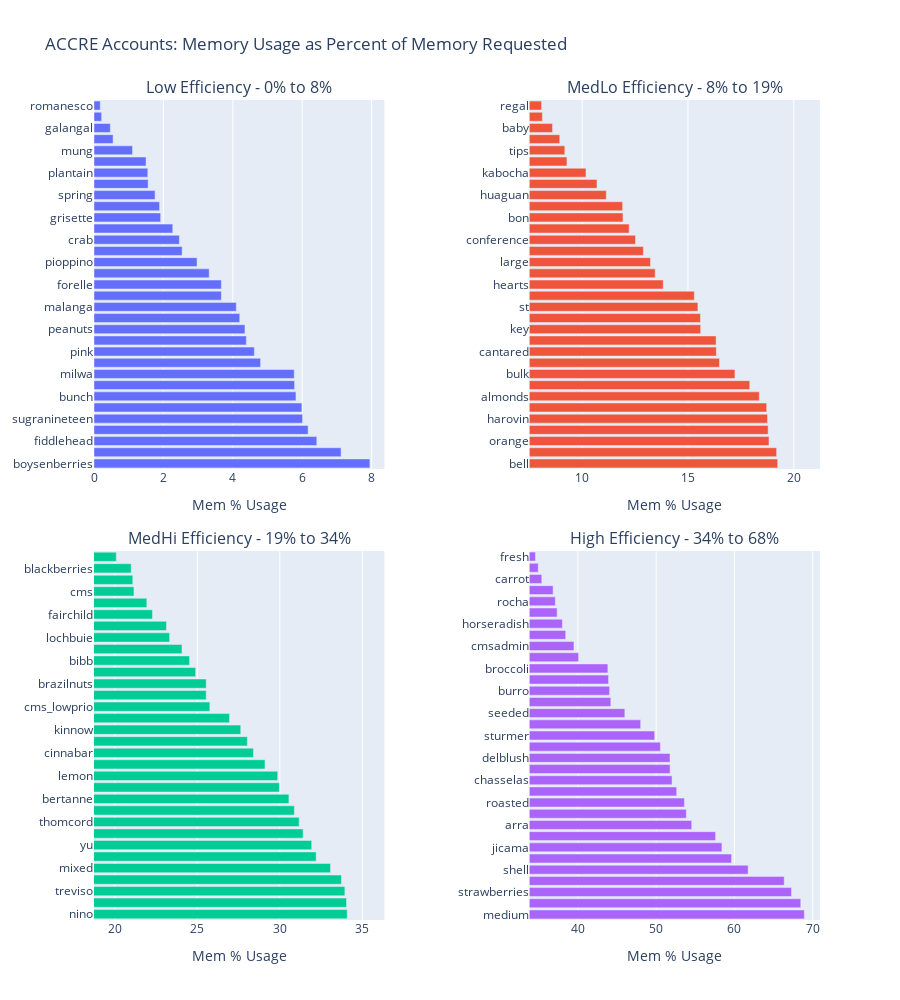

Notebook code for this chart:
### Code cell
mem_plot_avg = avg_memuse_byacct[['account','avg_usage','used_hours','mem_quartile', 'hours_quartile','total_time_ctgry']]#.set_index('account')
#mycolorscale = 'haline'

df=mem_plot_avg.sort_values(['avg_usage'], ascending=False)
fig = make_subplots(
                    rows=2, cols=2,
                    subplot_titles = (q1_subplot_title, q2_subplot_title, q3_subplot_title, q4_subplot_title),
                    vertical_spacing = 0.1,
                    horizontal_spacing = 0.2                    
                   )

fig.add_trace(go.Bar(y=df.loc[df['mem_quartile']=='Q1','account'], x=df.loc[df['mem_quartile']=='Q1','avg_usage'] 
                     ,orientation='h' 
                     ,hovertext=df['total_time_ctgry']
                     #,marker=dict(color=df['hours_quartile'], coloraxis='coloraxis')
                     , name='Low'), row=1, col=1)
fig.add_trace(go.Bar(y=df.loc[df['mem_quartile']=='Q2','account'], x=df.loc[df['mem_quartile']=='Q2','avg_usage']
                     ,orientation='h'
                     ,hovertext=df['total_time_ctgry']
                     #, marker=dict(color=df['hours_quartile'], coloraxis='coloraxis')
                     , name='MedLo'), row=1, col=2)
fig.add_trace(go.Bar(y=df.loc[df['mem_quartile']=='Q3','account'], x=df.loc[df['mem_quartile']=='Q3','avg_usage']
                     ,orientation='h'
                     ,hovertext=df['total_time_ctgry']
                     #, marker=dict(color=df['hours_quartile'], coloraxis='coloraxis')
                     , name='MedHi'), row=2, col=1)
fig.add_trace(go.Bar(y=df.loc[df['mem_quartile']=='Q4','account'], x=df.loc[df['mem_quartile']=='Q4','avg_usage']
                     ,orientation='h'
                     ,hovertext=df['total_time_ctgry']
                     #, marker=dict(color=df['hours_quartile'], coloraxis='coloraxis')
                     ,name='High'), row=2, col=2)

#fig.update_yaxes(type='category')
fig.update_xaxes(title_text = 'Mem % Usage')
fig.update_xaxes(range=[q1cut-.5, q2cut+2], row=1, col=2)
fig.update_xaxes(range=[q2cut-.5,q3cut+2], row=2, col=1)
fig.update_xaxes(range=[q3cut-.5,maxuse+2], row=2, col=2)


fig.update_layout(
                    title_text = 'ACCRE Accounts: Memory Usage as Percent of Memory Requested',             
                    showlegend=False,
                    height=1000#,
                    #coloraxis=dict(colorscale=mycolorscale, colorbar=dict(dtick=1, title='Total Time Quartile', titleside='right'))
                    )
#fig.show()
#marker=dict(color=df['hours_quartile'], colorscale=mycolorscale),

### Figure 1 — Plotly figure (JSON) as saved in the notebook; plotly's stock layout.template omitted (floating-point values rounded to 4 significant figures; data arrays with more than 128 entries replaced by an {"elided": "..."} marker saying what was removed)
{"data": [{"hovertext": {"elided": "131 str values"}, "name": "Low", "orientation": "h", "type": "bar", "x": [7.95, 7.12, 6.42, 6.17, 6.01, 5.99, 5.82, 5.78, 5.77, 4.8, 4.62, 4.39, 4.35, 4.2, 4.1, 3.67, 3.67, 3.32, 2.97, 2.54, 2.46, 2.27, 1.92, 1.89, 1.76, 1.56, 1.55, 1.5, 1.11, 0.55, 0.47, 0.22, 0.18], "xaxis": "x", "y": ["boysenberries", "portabella", "fiddlehead", "tree", "sugranineteen", "angelys", "bunch", "atemoyas", "milwa", "long", "pink", "mache", "peanuts", "white", "malanga", "emmons", "forelle", "amaranth", "pioppino", "wood", "crab", "purple", "grisette", "pitted", "spring", "pasilla", "plantain", "chayote", "mung", "cocktail", "galangal", "plumcot", "romanesco"], "yaxis": "y"}, {"hovertext": {"elided": "131 str values"}, "name": "MedLo", "orientation": "h", "type": "bar", "x": [19.24, 19.19, 18.83, 18.79, 18.76, 18.72, 18.37, 17.92, 17.22, 16.49, 16.34, 16.33, 15.6, 15.59, 15.47, 15.3, 13.83, 13.45, 13.23, 12.89, 12.52, 12.22, 11.93, 11.91, 11.14, 10.7, 10.18, 9.28, 9.18, 8.94, 8.6, 8.12, 8.08], "xaxis": "x2", "y": ["bell", "ingrid", "orange", "muscat", "harovin", "clara", "almonds", "casaba", "bulk", "round", "cantared", "carambola", "key", "sharlin", "st", "lollo", "hearts", "bay", "large", "horn", "conference", "leaves", "bon", "oroblanco", "huaguan", "pecans", "kabocha", "sunburst", "tips", "pickling", "baby", "polk", "regal"], "yaxis": "y2"}, {"hovertext": {"elided": "131 str values"}, "name": "MedHi", "orientation": "h", "type": "bar", "x": [34.08, 34.04, 33.94, 33.73, 33.07, 32.2, 31.93, 31.41, 31.17, 30.88, 30.55, 29.97, 29.87, 29.1, 28.4, 28.03, 27.63, 26.95, 25.76, 25.54, 25.54, 24.9, 24.53, 24.07, 23.32, 23.13, 22.28, 21.94, 21.16, 21.09, 20.99, 20.09], "xaxis": "x3", "y": ["nino", "dill", "treviso", "alkmene", "mixed", "minnewashta", "yu", "cep", "thomcord", "belle", "bertanne", "cactus", "lemon", "baking", "cinnabar", "winged", "kinnow", "garlic", "cms_lowprio", "galia", "brazilnuts", "lychees", "bibb", "water", "lochbuie", "concord", "fairchild", "chickpeas", "cms", "celery", "blackberries", "serrano"], "yaxis": "y3"}, {"hovertext": {"elided": "131 str values"}, "name": "High", "orientation": "h", "type": "bar", "x": [68.93, 68.47, 67.29, 66.36, 61.75, 59.63, 58.4, 57.59, 54.54, 53.85, 53.61, 52.62, 52.03, 51.78, 51.77, 50.54, 49.81, 48.02, 46, 44.21, 44.05, 43.92, 43.83, 40.09, 39.5, 38.45, 38.02, 37.35, 37.12, 36.84, 35.39, 34.94, 34.59], "xaxis": "x4", "y": ["medium", "mignonette", "strawberries", "antares", "shell", "shiny", "jicama", "texas", "arra", "shallots", "roasted", "summer", "chasselas", "pinova", "delblush", "wax", "sturmer", "chipilin", "seeded", "retailer", "burro", "kumquat", "broccoli", "pepino", "cmsadmin", "josephine", "horseradish", "sweet", "rocha", "sunflower", "carrot", "anise", "fresh"], "yaxis": "y4"}], "layout": {"annotations": [{"font": {"size": 16}, "showarrow": false, "text": "Low Efficiency - 0% to 8%", "x": 0.2, "xanchor": "center", "xref": "paper", "y": 1, "yanchor": "bottom", "yref": "paper"}, {"font": {"size": 16}, "showarrow": false, "text": "MedLo Efficiency - 8% to 19%", "x": 0.8, "xanchor": "center", "xref": "paper", "y": 1, "yanchor": "bottom", "yref": "paper"}, {"font": {"size": 16}, "showarrow": false, "text": "MedHi Efficiency - 19% to 34%", "x": 0.2, "xanchor": "center", "xref": "paper", "y": 0.45, "yanchor": "bottom", "yref": "paper"}, {"font": {"size": 16}, "showarrow": false, "text": "High Efficiency - 34% to 68%", "x": 0.8, "xanchor": "center", "xref": "paper", "y": 0.45, "yanchor": "bottom", "yref": "paper"}], "height": 1000, "showlegend": false, "title": {"text": "ACCRE Accounts: Memory Usage as Percent of Memory Requested"}, "xaxis": {"anchor": "y", "domain": [0, 0.4], "title": {"text": "Mem % Usage"}}, "xaxis2": {"anchor": "y2", "domain": [0.6, 1], "range": [7.515, 21.24], "title": {"text": "Mem % Usage"}}, "xaxis3": {"anchor": "y3", "domain": [0, 0.4], "range": [18.74, 36.34], "title": {"text": "Mem % Usage"}}, "xaxis4": {"anchor": "y4", "domain": [0.6, 1], "range": [33.84, 70.93], "title": {"text": "Mem % Usage"}}, "yaxis": {"anchor": "x", "domain": [0.55, 1]}, "yaxis2": {"anchor": "x2", "domain": [0.55, 1]}, "yaxis3": {"anchor": "x3", "domain": [0, 0.45]}, "yaxis4": {"anchor": "x4", "domain": [0, 0.45]}}}
